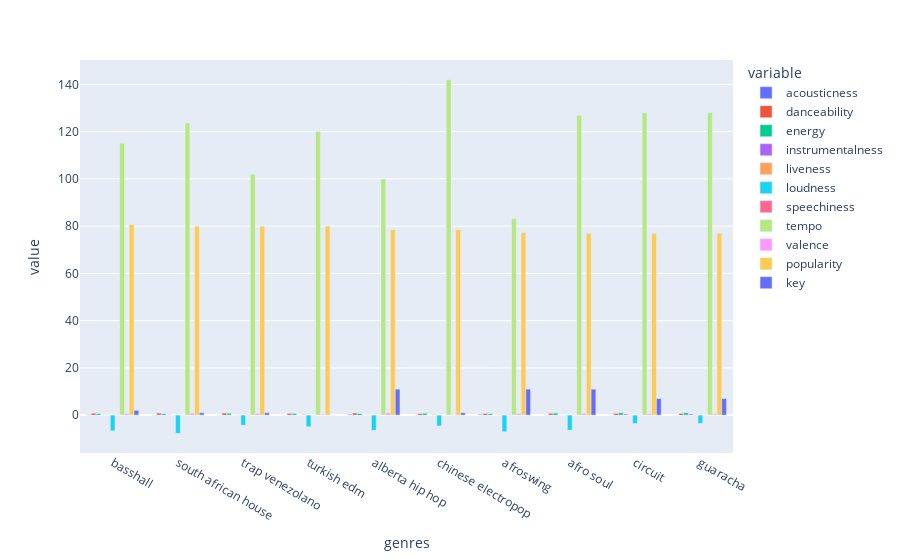

The notebook cell this image was saved under:
### Code cell
top10genres = genre_data.nlargest(10, 'popularity')
fig = px.bar(top10genres, x='genres', y=['acousticness', 'danceability', 'energy', 'instrumentalness', 'liveness', 'loudness', 'speechiness', 'tempo', 'valence', 'popularity', 'key'], barmode='group')
fig.show()

### Figure 1 — Plotly figure (JSON) as saved in the notebook; plotly's stock layout.template omitted (floating-point values rounded to 4 significant figures)
{"data": [{"alignmentgroup": "True", "hovertemplate": "variable=acousticness<br>genres=%{x}<br>value=%{y}<extra></extra>", "legendgroup": "acousticness", "marker": {"color": "#636efa", "pattern": {"shape": ""}}, "name": "acousticness", "offsetgroup": "acousticness", "orientation": "v", "showlegend": true, "textposition": "auto", "type": "bar", "x": ["basshall", "south african house", "trap venezolano", "turkish edm", "alberta hip hop", "chinese electropop", "afroswing", "afro soul", "circuit", "guaracha"], "xaxis": "x", "y": [0.2132, 0.04383, 0.0446, 0.00829, 0.33, 0.00257, 0.3185, 0.00627, 0.00903, 0.00903], "yaxis": "y"}, {"alignmentgroup": "True", "hovertemplate": "variable=danceability<br>genres=%{x}<br>value=%{y}<extra></extra>", "legendgroup": "danceability", "marker": {"color": "#EF553B", "pattern": {"shape": ""}}, "name": "danceability", "offsetgroup": "danceability", "orientation": "v", "showlegend": true, "textposition": "auto", "type": "bar", "x": ["basshall", "south african house", "trap venezolano", "turkish edm", "alberta hip hop", "chinese electropop", "afroswing", "afro soul", "circuit", "guaracha"], "xaxis": "x", "y": [0.818, 0.847, 0.877, 0.698, 0.885, 0.66, 0.7117, 0.766, 0.745, 0.745], "yaxis": "y"}, {"alignmentgroup": "True", "hovertemplate": "variable=energy<br>genres=%{x}<br>value=%{y}<extra></extra>", "legendgroup": "energy", "marker": {"color": "#00cc96", "pattern": {"shape": ""}}, "name": "energy", "offsetgroup": "energy", "orientation": "v", "showlegend": true, "textposition": "auto", "type": "bar", "x": ["basshall", "south african house", "trap venezolano", "turkish edm", "alberta hip hop", "chinese electropop", "afroswing", "afro soul", "circuit", "guaracha"], "xaxis": "x", "y": [0.6302, 0.5623, 0.777, 0.719, 0.685, 0.787, 0.5802, 0.873, 0.972, 0.972], "yaxis": "y"}, {"alignmentgroup": "True", "hovertemplate": "variable=instrumentalness<br>genres=%{x}<br>value=%{y}<extra></extra>", "legendgroup": "instrumentalness", "marker": {"color": "#ab63fa", "pattern": {"shape": ""}}, "name": "instrumentalness", "offsetgroup": "instrumentalness", "orientation": "v", "showlegend": true, "textposition": "auto", "type": "bar", "x": ["basshall", "south african house", "trap venezolano", "turkish edm", "alberta hip hop", "chinese electropop", "afroswing", "afro soul", "circuit", "guaracha"], "xaxis": "x", "y": [2e-05, 0.1303, 3.46e-05, 4.01e-06, 0, 0, 0.0002579, 0, 0.465, 0.465], "yaxis": "y"}, {"alignmentgroup": "True", "hovertemplate": "variable=liveness<br>genres=%{x}<br>value=%{y}<extra></extra>", "legendgroup": "liveness", "marker": {"color": "#FFA15A", "pattern": {"shape": ""}}, "name": "liveness", "offsetgroup": "liveness", "orientation": "v", "showlegend": true, "textposition": "auto", "type": "bar", "x": ["basshall", "south african house", "trap venezolano", "turkish edm", "alberta hip hop", "chinese electropop", "afroswing", "afro soul", "circuit", "guaracha"], "xaxis": "x", "y": [0.08107, 0.07513, 0.0863, 0.326, 0.148, 0.323, 0.19, 0.0764, 0.297, 0.297], "yaxis": "y"}, {"alignmentgroup": "True", "hovertemplate": "variable=loudness<br>genres=%{x}<br>value=%{y}<extra></extra>", "legendgroup": "loudness", "marker": {"color": "#19d3f3", "pattern": {"shape": ""}}, "name": "loudness", "offsetgroup": "loudness", "orientation": "v", "showlegend": true, "textposition": "auto", "type": "bar", "x": ["basshall", "south african house", "trap venezolano", "turkish edm", "alberta hip hop", "chinese electropop", "afroswing", "afro soul", "circuit", "guaracha"], "xaxis": "x", "y": [-6.628, -7.719, -4.246, -4.923, -6.429, -4.592, -7.017, -6.381, -3.506, -3.506], "yaxis": "y"}, {"alignmentgroup": "True", "hovertemplate": "variable=speechiness<br>genres=%{x}<br>value=%{y}<extra></extra>", "legendgroup": "speechiness", "marker": {"color": "#FF6692", "pattern": {"shape": ""}}, "name": "speechiness", "offsetgroup": "speechiness", "orientation": "v", "showlegend": true, "textposition": "auto", "type": "bar", "x": ["basshall", "south african house", "trap venezolano", "turkish edm", "alberta hip hop", "chinese electropop", "afroswing", "afro soul", "circuit", "guaracha"], "xaxis": "x", "y": [0.1348, 0.05073, 0.117, 0.0455, 0.0627, 0.032, 0.1956, 0.143, 0.0774, 0.0774], "yaxis": "y"}, {"alignmentgroup": "True", "hovertemplate": "variable=tempo<br>genres=%{x}<br>value=%{y}<extra></extra>", "legendgroup": "tempo", "marker": {"color": "#B6E880", "pattern": {"shape": ""}}, "name": "tempo", "offsetgroup": "tempo", "orientation": "v", "showlegend": true, "textposition": "auto", "type": "bar", "x": ["basshall", "south african house", "trap venezolano", "turkish edm", "alberta hip hop", "chinese electropop", "afroswing", "afro soul", "circuit", "guaracha"], "xaxis": "x", "y": [115.1, 123.7, 102.0, 120.1, 99.95, 142.0, 83.25, 127.0, 128.0, 128.0], "yaxis": "y"}, {"alignmentgroup": "True", "hovertemplate": "variable=valence<br>genres=%{x}<br>value=%{y}<extra></extra>", "legendgroup": "valence", "marker": {"color": "#FF97FF", "pattern": {"shape": ""}}, "name": "valence", "offsetgroup": "valence", "orientation": "v", "showlegend": true, "textposition": "auto", "type": "bar", "x": ["basshall", "south african house", "trap venezolano", "turkish edm", "alberta hip hop", "chinese electropop", "afroswing", "afro soul", "circuit", "guaracha"], "xaxis": "x", "y": [0.5887, 0.8343, 0.706, 0.364, 0.937, 0.199, 0.6766, 0.743, 0.556, 0.556], "yaxis": "y"}, {"alignmentgroup": "True", "hovertemplate": "variable=popularity<br>genres=%{x}<br>value=%{y}<extra></extra>", "legendgroup": "popularity", "marker": {"color": "#FECB52", "pattern": {"shape": ""}}, "name": "popularity", "offsetgroup": "popularity", "orientation": "v", "showlegend": true, "textposition": "auto", "type": "bar", "x": ["basshall", "south african house", "trap venezolano", "turkish edm", "alberta hip hop", "chinese electropop", "afroswing", "afro soul", "circuit", "guaracha"], "xaxis": "x", "y": [80.67, 80, 80, 80, 78.5, 78.5, 77.31, 77, 77, 77], "yaxis": "y"}, {"alignmentgroup": "True", "hovertemplate": "variable=key<br>genres=%{x}<br>value=%{y}<extra></extra>", "legendgroup": "key", "marker": {"color": "#636efa", "pattern": {"shape": ""}}, "name": "key", "offsetgroup": "key", "orientation": "v", "showlegend": true, "textposition": "auto", "type": "bar", "x": ["basshall", "south african house", "trap venezolano", "turkish edm", "alberta hip hop", "chinese electropop", "afroswing", "afro soul", "circuit", "guaracha"], "xaxis": "x", "y": [2, 1, 1, 0, 11, 1, 11, 11, 7, 7], "yaxis": "y"}], "layout": {"barmode": "group", "legend": {"title": {"text": "variable"}, "tracegroupgap": 0}, "margin": {"t": 60}, "xaxis": {"anchor": "y", "domain": [0, 1], "title": {"text": "genres"}}, "yaxis": {"anchor": "x", "domain": [0, 1], "title": {"text": "value"}}}}
